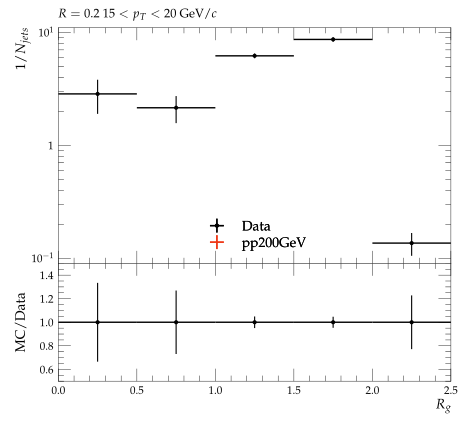

This figure's Python source:
#! /usr/bin/env python3

# This Python script was auto-generated using YODA v2.1.0.
# Analysis object: /STAR_2020_I1783875/d20-x01-y01
# Timestamp: 07-10-2025 (17:32:21)

import matplotlib as mpl
import matplotlib.pyplot as plt
mpl.use('Agg') # comment out for interactive use
import os
import numpy as np
from numpy import nan, inf

plotDir = os.path.split(os.path.realpath(__file__))[0]
if 'YODA_USER_PLOT_PATH' in globals():
    plot_outdir = globals()['YODA_USER_PLOT_PATH']
else:
    plot_outdir = plotDir

#plot style
plt.style.use(os.path.join(plotDir, '../default.mplstyle'))
# plot metadata
figW, figH = plt.rcParams['figure.figsize']
ax_xLabel = r'$R_{g}$'
ax_yLabel = r'$1/N_{jets}$'
ax_title  = r'$R=0.2 ~ 15 < p_{T} < 20$ GeV/$c$'
ax_xScale = 'linear'
ax_yScale = 'log'
xLims = (0.0, 2.5)
yLims = (0.09000000000000001, 11.0)

# TeX-friendly labels for the legend
labels = {
    'legend' : ([ r"Data", r"pp200GeV" ], r""),
}

# Adjust canvas width and height
canvasW = 10.0
canvasH = 9.0
figW *= canvasW/10.
figH *= canvasH/9.

# Create figure and axis objects
fig, (ax, ratio0_ax) = plt.subplots(2, 1, sharex=True,
                  figsize=(figW,figH), gridspec_kw={'height_ratios': (6.0, 3.0)})

# Set figure margins
plt.subplots_adjust(
    left   = 1.0 * plt.rcParams['figure.subplot.left'],
    right  = 1.0 * plt.rcParams['figure.subplot.right'],
    top    = 1.0 * plt.rcParams['figure.subplot.top'],
    bottom = 1.0 * plt.rcParams['figure.subplot.bottom'])

ratio0_ax.yaxis.set_major_locator(mpl.ticker.MultipleLocator(0.2))
ratio0_ax.set_ylim(0.5, 1.4999)
ratio0_ax.set_ylabel('MC/Data')

# the numerical data is stored in a separate file
dataf = dict()
prefix = os.path.split(__file__)[0]
if prefix:    prefix = prefix + '/'
exec(open(prefix+'d20-x01-y01__data.py').read(), dataf)


legend_handles = dict() # keep track of handles for the legend

# style options for curves
# starts at zorder>=5 to draw curve on top of legend
styles = {
  'Data': {
    'color' : 'black',
    'linestyle' : '-',
    'linewidth' : 1,
    'marker' : 'o',
    'markersize' : 2,
    'capsize' : 0.0,
    'zorder' : 5,
    'histstyle' : 0,
    'drawstyle' : 'steps-pre',
    'xerrorbars' : 1,
    'yerrorbars' : 1,
    'fillcolor' : None,
    'fillopacity' : 1.0,
    'ratio0_linestyle' : '-',
    'ratio0_linewidth' : 1,
    'ratio0_marker' : 'o',
    'ratio0_markersize' : 2,
    'ratio0_capsize' : 0.0,
    'ratio0_zorder' : 5,
    'ratio0_histstyle' : 0,
    'ratio0_drawstyle' : 'steps-pre',
    'ratio0_xerrorbars' : 1,
    'ratio0_yerrorbars' : 1,
  },
  'pp200GeV.yoda': {
    'color' : '#EE3311',
    'linestyle' : '-',
    'linewidth' : 1,
    'marker' : 'none',
    'markersize' : 2,
    'capsize' : 0.0,
    'zorder' : 6,
    'histstyle' : 1,
    'drawstyle' : 'steps-pre',
    'xerrorbars' : 1,
    'yerrorbars' : 1,
    'fillcolor' : None,
    'fillopacity' : 1.0,
    'ratio0_linestyle' : '-',
    'ratio0_linewidth' : 1,
    'ratio0_marker' : 'none',
    'ratio0_markersize' : 2,
    'ratio0_capsize' : 0.0,
    'ratio0_zorder' : 6,
    'ratio0_histstyle' : 1,
    'ratio0_drawstyle' : 'steps-pre',
    'ratio0_xerrorbars' : 1,
    'ratio0_yerrorbars' : 1,
  },
}

# curve from input yoda files in main panel
for label, yvals in dataf['yvals'].items():
    if all(np.isnan(v) for v in dataf['yvals'][label]):
        continue
    tmp = None
    if styles[label]['histstyle']: # draw as histogram
        xpos = dataf['xedges'][label] if styles[label]['drawstyle'] else dataf['xpoints'][label]
        ypos = np.insert(yvals, 0, yvals[0]) if styles[label]['drawstyle'] else yvals
        if styles[label]['fillcolor']: # fill area below curve
            ax.fill_between(xpos, ypos, step='pre',
                            color=styles[label]['fillcolor'],
                            alpha=styles[label]['fillopacity'])
        tmp, = ax.plot(xpos, ypos,
                       color=styles[label]['color'],
                       linestyle=styles[label]['linestyle'],
                       linewidth=styles[label]['linewidth'],
                       drawstyle=styles[label]['drawstyle'], solid_joinstyle='miter',
                       zorder=styles[label]['zorder'], label=label)
    tmp = ax.errorbar(dataf['xpoints'][label], yvals,
                      xerr=np.array(dataf['xerrs'][label])*styles[label]['xerrorbars'],
                      yerr=np.array(dataf['yerrs'][label])*styles[label]['yerrorbars'],
                      fmt=styles[label]['marker'], capsize=styles[label]['capsize'],
                      markersize=styles[label]['markersize'],
                      ecolor=styles[label]['color'],
                      color=styles[label]['color'], zorder=styles[label]['zorder'])
    tmp[-1][0].set_linestyle(styles[label]['linestyle'])
    tmp[-1][0].set_linewidth(styles[label]['linewidth'])
    if label in dataf['add_legend_handle']:  legend_handles[label] = tmp
    for varLabel in dataf['variation_yvals'].keys():
        if varLabel.startswith(label):
            tmp, = ax.plot(dataf['xedges'][label], dataf['variation_yvals'][varLabel],
                           color=styles[label]['color'],
                           linestyle=styles[label]['linestyle'],
                           linewidth=styles[label]['linewidth'],
                           drawstyle='steps-pre', solid_joinstyle='miter',
                           zorder=styles[label]['zorder'], alpha=0.5)


# plots on ratio panel
# curve from input yoda files in ratio panel
for label, yvals in dataf['ratio0_yvals'].items():
    if all(np.isnan(v) for v in yvals):
        continue
    if styles[label]['ratio0_histstyle']: # plot as histogram
        xpos = dataf['xedges']['Data'] if styles[label]['ratio0_drawstyle'] else dataf['xpoints']['Data']
        ypos = np.insert(yvals, 0, yvals[0]) if styles[label]['ratio0_drawstyle'] else yvals
        ratio0_ax.plot(xpos, ypos,
                       color=styles[label]['color'],
                       linewidth=styles[label]['linewidth'],
                       linestyle=styles[label]['ratio0_linestyle'],
                       drawstyle=styles[label]['ratio0_drawstyle'], zorder=styles[label]['zorder'],
                       solid_joinstyle='miter')
    tmp = ratio0_ax.errorbar(dataf['xpoints']['Data'], yvals,
                             xerr=np.array(dataf['ref_xerrs'])*styles[label]['ratio0_xerrorbars'],
                             yerr=np.array(dataf['ratio0_yerrs'][label])*styles[label]['ratio0_yerrorbars'],
                             fmt=styles[label]['ratio0_marker'], capsize=styles[label]['ratio0_capsize'],
                             markersize=styles[label]['ratio0_markersize'],
                             ecolor=styles[label]['color'],
                             color=styles[label]['color'])
    tmp[-1][0].set_linestyle(styles[label]['ratio0_linestyle'])
    tmp[-1][0].set_linewidth(styles[label]['ratio0_linewidth'])

    for varlabel in dataf['ratio0_variation_vals'].keys():
        if varlabel.startswith(label):
            ratio0_ax.plot(dataf['xedges']['Data'],
                            dataf['ratio0_variation_vals'][varlabel],
                            color=styles[label]['color'],
                            linestyle=styles[label]['linestyle'],
                            linewidth=styles[label]['linewidth'],
                            drawstyle='steps-pre', solid_joinstyle='miter',
                            zorder=1, alpha=0.5)

legend_items = list(legend_handles.values())
ax.add_artist(ax.legend(legend_items,
                        labels['legend'][0],
                        title=labels['legend'][1],
                        alignment='left',
                        loc='lower center',
                        bbox_to_anchor=(0.5, 0.0)))

# set plot metadata as defined above
ratio0_ax.set_xlabel(ax_xLabel)
ratio0_ax.xaxis.set_label_coords(1., -0.15)
ax.set_ylabel(ax_yLabel, ha='right', va='top')
ax.yaxis.set_label_coords(-0.11, 1.0)
ax.set_title(ax_title, loc='left')
ax.set_xscale(ax_xScale)
ax.set_yscale(ax_yScale)
ax.set_xlim(xLims)
ax.set_ylim(yLims)

# tick formatting
plt.rcParams['xtick.top'] = True
plt.rcParams['ytick.right'] = True
ax.yaxis.set_major_locator(mpl.ticker.LogLocator(base=10.0, numticks=np.inf))
ax.yaxis.set_minor_locator(mpl.ticker.LogLocator(
                           base=10.0, subs=np.arange(0.1, 1, 0.1), numticks=np.inf))
fig.align_ylabels((ax, ratio0_ax))
plt.savefig(os.path.join(plot_outdir, 'd20-x01-y01.pdf'), format='PDF')
plt.savefig(os.path.join(plot_outdir, 'd20-x01-y01.png'), format='PNG')

plt.close(fig)
